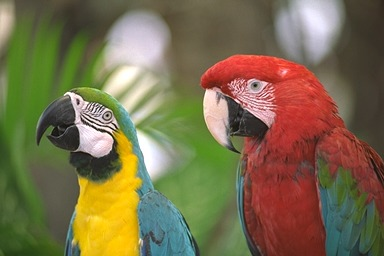
#> input picture lab1/24_bit.jpg, 384 x 256 px
$ python zad4.py
#> lines starting #> are read from the running program, lines starting #| are printed output that depends on the picture
import matplotlib.pyplot as plt
import matplotlib.image as mpimg

img = mpimg.imread('24_bit.jpg')
#> img is the input picture: shape (256, 384, 3); mean R, G, B 121.9, 109.8, 76.1

plt.subplot(2, 2, 1)
plt.imshow(img)
plt.title('Oryginał')

plt.subplot(2, 2, 2)
plt.imshow(img[:, :, 0])
plt.title('Kanał [R]')

plt.subplot(2, 2, 3)
plt.imshow(img[:, :, 1])
plt.title('Kanał [G]')

plt.subplot(2, 2, 4)
plt.imshow(img[:, :, 2])
plt.title('Kanał [B]')

plt.show()
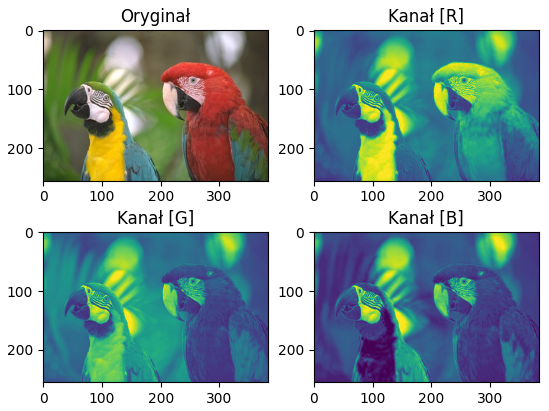
#> figure drawn by matplotlib, 4 panels

$ run again, with lab1/lab1_color.png saved as lab1/24_bit.jpg
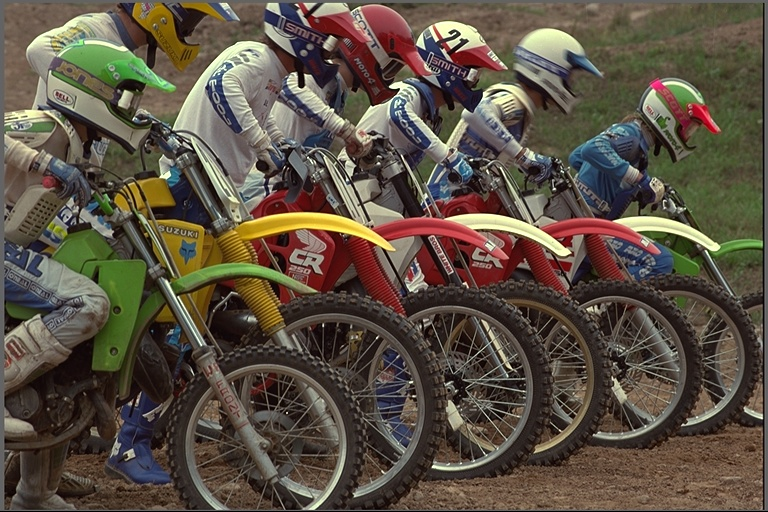
#> input picture lab1/lab1_color.png, 768 x 512 px
#> img is the input picture: shape (512, 768, 3); mean R, G, B 91.5, 81, 67.5
#> `plt.show()`:
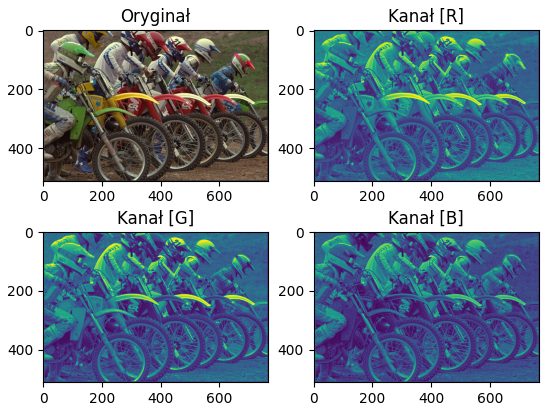
#> figure drawn by matplotlib, 4 panels

$ run again, with lab1/lab1wynik1.png saved as lab1/24_bit.jpg
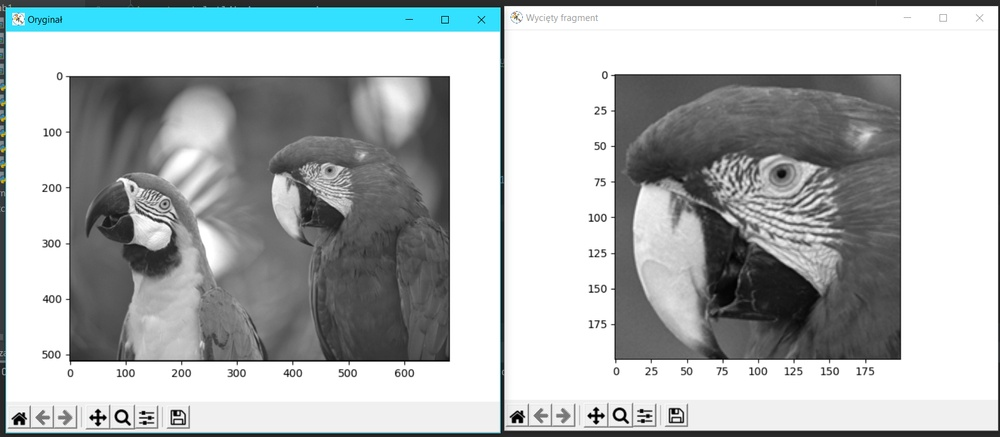
#> input picture lab1/lab1wynik1.png, 1000 x 437 px, shrunk from 1620 x 708 before the run
#> img is the input picture: shape (437, 1000, 3); mean R, G, B 174.2, 179.1, 179.9
#> `plt.show()`:
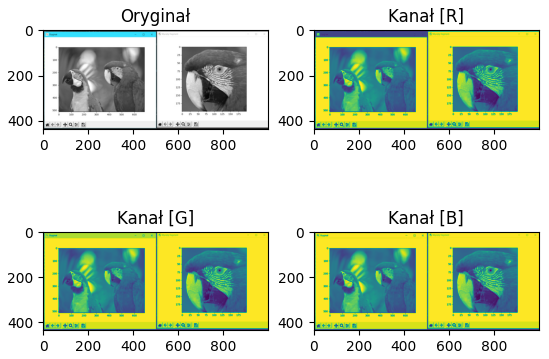
#> figure drawn by matplotlib, 4 panels
